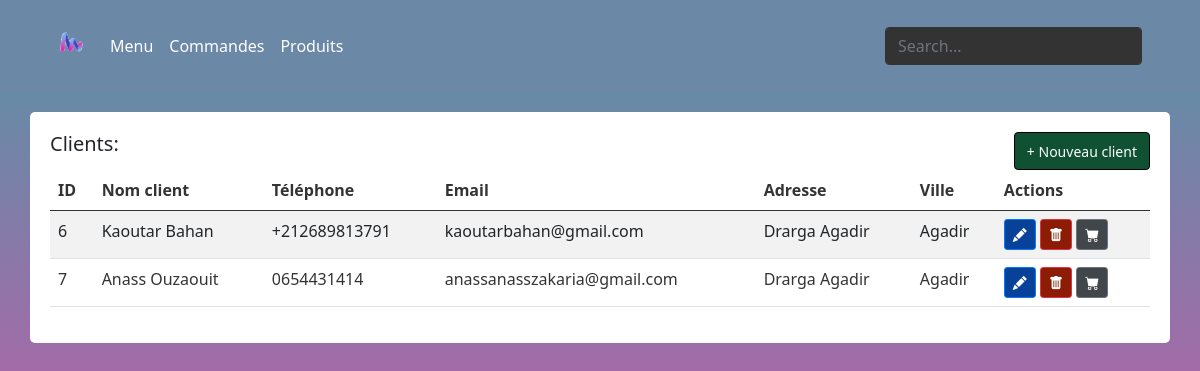
/ (signed in), run on the app's committed database.
### tables this page shows
CREATE TABLE `client` (
  `id` int(11) NOT NULL,
  `name` varchar(50) DEFAULT NULL,
  `telephone` varchar(45) DEFAULT NULL,
  `email` varchar(45) DEFAULT NULL,
  `adresse` varchar(45) DEFAULT NULL,
  `ville` int(11) DEFAULT NULL
);

CREATE TABLE `ville` (
  `id_ville` int(11) NOT NULL,
  `nom_ville` varchar(45) DEFAULT NULL
);

### index.php (the view, shortened to what this page needs)
<?php
$servername = "localhost";
$username = "root";
$password = "";
$dbname = "g_client";
try {
    $conn = new PDO("mysql:host=$servername;dbname=$dbname", $username, $password);
    $conn->setAttribute(PDO::ATTR_ERRMODE, PDO::ERRMODE_EXCEPTION);
    if (isset($_GET['search']) && !empty($_GET['search'])) {
        $search = $_GET['search'];
        $sql = "SELECT c.id, c.name, c.telephone, c.email, c.adresse, v.nom_ville AS ville
                FROM client c
                JOIN ville v ON c.ville = v.id_ville
                WHERE c.name LIKE :search";
        $statement = $conn->prepare($sql);
        $statement->bindValue(':search', '%' . $search . '%');
    } else {
        $sql = "SELECT c.id, c.name, c.telephone, c.email, c.adresse, v.nom_ville AS ville
                FROM client c
                JOIN ville v ON c.ville = v.id_ville";
        $statement = $conn->prepare($sql);
    }
    $statement->execute();
    $client = $statement->fetchAll(PDO::FETCH_OBJ);
} catch (PDOException $e) {
    echo $sql . "<br>" . $e->getMessage();
}
?>
<!DOCTYPE html>
<html lang="en">
<head>
    <link href="https://cdn.jsdelivr.net/npm/bootstrap@5.0.2/dist/css/bootstrap.min.css" rel="stylesheet">
    <link href="https://cdn.jsdelivr.net/npm/bootstrap-icons@1.6.1/font/bootstrap-icons.css" rel="stylesheet">
</head>
<body>
    <header class="p-3 bg-dark text-white">
        <div class="container">
            <div class="d-flex flex-wrap align-items-center justify-content-center justify-content-lg-start">
                <a href="/" class="d-flex align-items-center mb-2 mb-lg-0 text-white text-decoration-none">
                    <img src="logo.png" alt="Logo" width="60" height="60">
                </a>
                <ul class="nav col-12 col-lg-auto me-lg-auto mb-2 justify-content-center mb-md-0">
                    <li><a href="menu.php" class="nav-link px-2 text-white">Menu</a></li>
                    <li><a href="all_commandes.php" class="nav-link px-2 text-white">Commandes</a></li>
                    <li><a href="all_produits.php" class="nav-link px-2 text-white">Produits</a></li>
                </ul>
                <form class="col-12 col-lg-auto mb-3 mb-lg-0 me-lg-3" action="index.php" method="GET">
                    <input type="search" class="form-control form-control-dark" placeholder="Search..." aria-label="Search" name="search">
                </form>
            </div>
        </div>
    </header>
    <div class="container table-container">
        <div class="row">
            <div class="col-10">
                <h5>Clients:</h5>
            </div>
            <div class="col-2 text-end">
                <a class="btn btn-success" href="ajouter.php"><small>+ Nouveau client</small></a>
            </div>
        </div>
        <div class="table-responsive">
            <table class="table table-striped table-hover">
                <thead>
                    <tr>
                        <th>ID</th>
                        <th>Nom client</th>
                        <th>Téléphone</th>
                        <th>Email</th>
                        <th>Adresse</th>
                        <th>Ville</th>
                        <th>Actions</th>
                    </tr>
                </thead>
                <tbody>
                    <?php foreach ($client as $value) : ?>
                        <tr>
                            <td><?php echo $value->id ?></td>
                            <td><?php echo $value->name ?></td>
                            <td><?php echo $value->telephone ?></td>
                            <td><?php echo $value->email ?></td>
                            <td><?php echo $value->adresse ?></td>
                            <td><?php echo $value->ville ?></td>
                            <td>
                                <a href="modifier.php?id=<?= $value->id ?>" class="btn btn-primary btn-sm" title="Modifier">
                                    <i class="bi bi-pencil-fill"></i>
                                </a>
                                <a href="supprimer.php?id=<?= $value->id ?>" class="btn btn-danger btn-sm" title="Supprimer">
                                    <i class="bi bi-trash-fill"></i>
                                </a>
                                <a href="commande.php?id=<?= $value->id ?>" class="btn btn-secondary btn-sm" title="Commandes">
                                    <i class="bi bi-cart-fill"></i>
                                </a>
                            </td>
                        </tr>
                    <?php endforeach ?>
                </tbody>
            </table>
        </div>
    </div>
</body>
</html>

### index.php (style rules this page uses)
html, body { height: 100%; margin: 0; padding: 0; background: #fe3caa; background: -webkit-linear-gradient(0deg, #fe3caa 0%, #5394a6 100%); background: linear-gradient(0deg, #fe3caa 0%, #5394a6 100%); }
.bg-dark { background-color: #6b88a7 !important; }
.form-control-dark { background-color: #333; color: #fff; border-color: #333; }
.table-container { margin-top: 20px; background-color: #fff; border-radius: 5px; padding: 20px; }
.table { color: #333; }
.btn-primary { background-color: #084298; border-color: #007bff; }
.btn-danger { background-color: #8c1c03; border-color: #dc3545; }
.btn-secondary { color: #fff; background-color: #41464b; border-color: #6c757d; }
.btn-success { background-color: #0f5132; border-color: #000; }

### data on the page
client: id "6", name "Kaoutar Bahan", telephone "+212689813791", email "kaoutarbahan@gmail.com", adresse "Drarga Agadir", ville.nom_ville "Agadir"
client: id "7", name "Anass Ouzaouit", telephone "0654431414", email "anassanasszakaria@gmail.com", adresse "Drarga Agadir", ville.nom_ville "Agadir"
